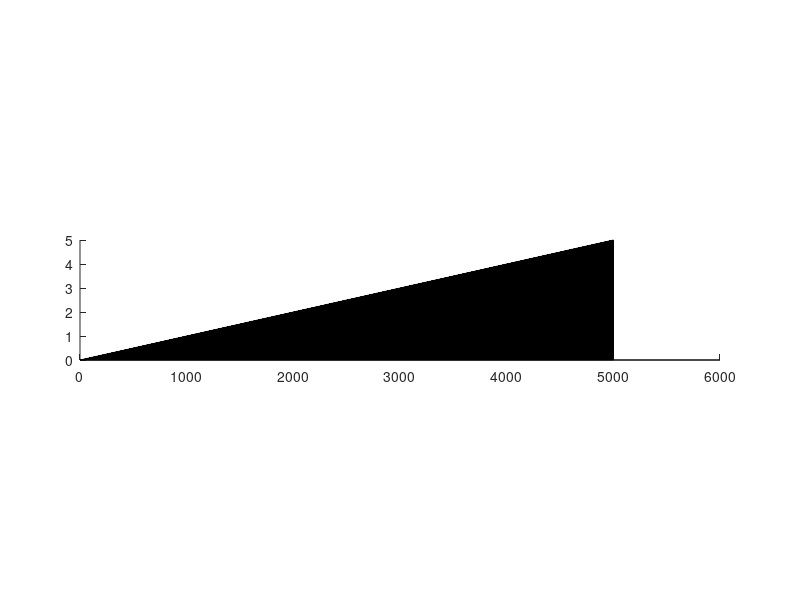

Write the MATLAB code that produced this figure. (Note: this script raises an error after producing the figure.)
%%%%%%%%%%%%%%%%%%%%%%%%%%%%%%%%%%%%%%%%%%%%%%%%%%%%%%%%%%%%%%%
%
% poissonTutorial
%
% This tutorial introduces the Poisson model of stochastic
% neuronal firing.  It starts off simulating the action
% potential discharge of a hypothetical model neuron
% by generating realizations of an (approximately) poisson process.
% This shows how the model can account qualtitatively for the
% seemingly random timing of spikes recorded from neurons.
% Then, it shows how to generate samples from the poisson
% distribution using the "inverse cumulative density"
% function.
%
% This tutorial was created by David Heeger and was modified
% by Greg Horwitz (for CSH '00).
%
% Dependencies: matlab statstics toolbox               
%
% GDLH 6/6/00
% Upgraded accordingly in 2014 

%%%%%%%%%%%%%%%%%%%%%%%%%%%%%%%%%%%%%%%%%%%%%%%%%%%%%%%%%%%%%%%
%
% Initialize
%
clear;
close all;

%%%%%%%%%%%%%%%%%%%%%%%%%%%%%%%%%%%%%%%%%%%%%%%%%%%%%%%%%%%%%%%
% Generating Samples of a Poisson Process.

% A Poisson process is a member of the class of stochastic point
% processes.  It is formally defined by the following set of
% equations (here, N(t) is the number of events that have occurred
% by time 't').
%
% 1) N(0)=0
%    Translation: No spikes at the begining of time.
% 2) The process is stationary and has independent increments
%    Translation: the spike rate doesn't change over time and
% the number of spikes occurring in any interval is independent
% of the number of spikes occurring in any other (non-overlapping)
% interval.
% 3) Prob{N(h)=1} = lamba*h + o(h)
%    Translation: The probability of one event in a 'brief' window of
% time is a constant, 'lambda' multiplied by the duration of the window.
% 4) Prob{N(h)>1} = o(h)
%    Translation: The probability of more than one spike in a 'short'
% window of time is vanishingly small, or '0' in the limit.
%
% The Poisson model occurs very naturally in situations in which a
% large number of independent components all have the capacity
% for generating an event, but none of them are very likely to do so
% at a given time.
%
% The arrival of telephone calls to a given telephone operator can be
% well modeled by a Poisson process, for instance.
%
% Early neurophysiologists were struck by the irregularity spike trains
% recorded from neurons in vivo and thus the Poisson model of neural
% firing was born.  Even these early neurophysiologists were aware
% that *real* neurons are strictly stationary and don't have strictly
% independent increments.  Still, these violations aside, it's remarkable
% how far the Poisson model can go towards explaining firing variability
% of cortical neurons.
%
% One of the easiest ways to generate a Poisson spike train is to rely
% on the approximation:
%
%    Prob{1 spike during (t,t+deltaT)} = r(t)*deltaT
%
% where r(t) is the instantaneous firing rate and deltaT is again
% the time step.  Notice how similar this looks to equation 3) in the
% definition of the Poisson process above.  This approximation is only
% valid when deltaT is very short so that there is essentially no chance
% that the neuron would fire more than one spike in any given time interval.

% Let's begin by choosing a time step and by choosing an average
% firing rate.

deltaT=1e-3; 			% 1e-3 secs = 1 msec
rate=50;				% 50 spikes/sec
duration=5;				% 5 sec simulation
times=[0:deltaT:duration];

% Now that everything is set up, we're going to choose a bunch of random
% numbers, one for each time step, unformly distributed between 0 and 1.
% The idea here is that at each moment in time (where 'moment' means
% an epoch of time that is 'deltaT' in duration) we are going to check
% whether our model neuron fires a spike or not.

xr=rand(size(times));

% Finally, insert a spike whenever the probability of firing
% (rate*deltaT) is greater than the corresponding random number:

neuralResponse = (rate*deltaT) > xr;
figure;
axes('position',[.1,.4,.8, .2]);
bar(times,neuralResponse,1.0);
axis tight;
set(gca,'TickDir','out');
xlabel('Time (sec)')
ylabel('Neural response')

% See, it looks kind of like a spike train.  Some of the spikes are
% probably so close together they look like a single spike.  You
% stretch the figure window to make it look better.

% A remarkable property of the Poisson process is that the interspike
% intervals are distributed exponentially.  This is a neat result and
% worth thinking about.  It's also worth mentioning that the converse
% is *not* true: just because interspike intervals are distributed
% exponentially does *not* mean that the spikes are well described
% by a Poisson process.  For one thing, the interspike intervals could
% have some sort of weird dependence on each one other.  The hallmark of
% the Poisson process is that every instant of time is independent of
% every other instant, precluding this kind of dependence.

% In the next section we'll show that spike train that we just simulated
% has roughly exponentially distributed interspike intervals, just as we'd
% expect.

% First, get the spike times (in msec)

spikeTimes=find(neuralResponse)*deltaT*1000;

% Then, the spike intervals (difference between adjacent spike
% times).

spikeIntervals=spikeTimes(2:length(spikeTimes))-...
    spikeTimes(1:length(spikeTimes)-1);

% Compute a histogram of the spike intervals, normalized to unit
% volume.

clf;
binsize=1;
x=[1:binsize:100];
intervalDist=hist(spikeIntervals(spikeIntervals<100),x);
intervalDist=intervalDist/sum(intervalDist)/binsize;
bar(x,intervalDist);

% As promised, the historgram looks like an exponential probability
% distribution.  For verificiation, we'll superimpose the exponential
% probability density function.

y=exppdf(x,1/(rate*deltaT));
axis([min(x) max(x) 0 max(y)]);
xlabel('Interspike interval');
ylabel('Probability');
hold on;
plot(x,y);
hold off;

% If a neuron acts like a Poisson process, the number of spikes
% fired in a window of length 't' has a Poisson distribution with
% parameter lambda*t, where lambda is the firing rate per unit time.
% This is a point of confusion for some people: the distribution of
% interspike intervals is *exponential* and the distribution of
% spike counts is *Poisson*.  In the next section we'll examine the
% Poisson distribution directly.

% Here are some things for you to do:
%
% - Try simulating a longer stimulus duration (e.g., 10 secs
%   instead of 1) and recomputed the interspike interval
%   histogram.
%
% - Try running this simulation a lot of times, keeping track of
%   the spike count each time.  Compute the mean spike count and
%   the variance in the spike count across these repeated trials.
%   Plot a histogram of the spike counts across these repeated
%   trials.
%
% - Try to simulate a nonhomogeneous Poisson process.  For
%   example, choose the instantaneous rate function to be a 2 Hz
%   sinusoid that modulates between 0 and 50 spikes/sec.
%
% - Try running a lot of repeated simulations of the
%   nonhomogeneous Poisson process, computing the mean spike count,
%   and the variance in the spike count, and plot a histogram of the
%   spike counts across these repeated trials.
%
% - If you want more information about Poisson processes you might
%   want to check out GamSpikeTrainTutorial.m.

%%%%%%%%%%%%%%%%%%%%%%%%%%%%%%%%%%%%%%%%%%%%%%%%%%%%%%%%%%%%%%%
% Generating Samples of a Random Variable

% We want to draw random numbers from a particular probability
% distribution.  For example, imagine that we are simulating
% repeated trials of an neurophysiology experiment in which we
% want to generate random numbers corresponding to how the spike
% count varies from one trial of the experiment to the next.  The
% 'rand' function returns random numbers that are uniformly
% distributed over [0,1].  And the 'randn' function returns
% random numbers that are normally (Gaussian) distributed.  But
% there is no randp function that returns Poisson distributed
% random numbers.

% The trick is to use the 'rand' function in conjunction with the
% inverse of the desired cumulative distribution function,
% 'poissinv' in this case.

% Let's begin by plotting the Poisson probability density
% function for an average spike count of 3.
meanSpikeCount=3;
x=[0:0.01:10];
pdf=poisspdf(x,meanSpikeCount);
plot(x,pdf);
xlabel('Spike count');
ylabel('Probability');

% Notice that the Poisson density takes on nonzero probabilities
% only at integer spike counts.  This makes perfect sense since
% we are trying to model spike counts.  There's no such thing as
% half a spike.  It's kind of like being half pregnant.

% Next, let's plot the cumulative Poisson distribution.
cdf=poisscdf(x,meanSpikeCount);
plot(x,cdf)
xlabel('Spike count')
ylabel('Cumulative probability')

% The staircase shape is again due to the fact that you can't
% have a fractional spike count.

% Now we can use the inverse of this cumulative distribution
% function to generate Poisson distributed random draws as
% follows: (1) pick a (uniformaly distributed) random number
% between 0 and 1, and (2) run that number through the inverse of
% the desired cumulative distribution.  In our example, starting
% with the random number 0.1 would yield a spike count of 1 (look
% at the graph to see why).  Likewise, starting with the random
% number 0.8 would yield a spike count of 4.

poissinv(0.1,meanSpikeCount)
poissinv(0.8,meanSpikeCount)

% Start by generating a bunch (1000) of uniformly distributed
% random numbers, and then run each of them through the inverse
% of the cumulative distribution function.  For each of the 1000
% trials we get a simulated spike count.

xr=rand(1,1000);
spikeCounts = poissinv(xr,meanSpikeCount);

% Let's make sure that we get the mean spike count and the
% variance in the spike count that we expect to get (we set
% the mean spike count to '3', and a property of the Poisson
% distribution is that the mean is always equal to the variance).

mean(spikeCounts)
var(spikeCounts)
fano=var(spikeCounts)/mean(spikeCounts)

% Plot a spike count histogram

x=[0:10];
hist(spikeCounts,x)
axis([min(x) max(x) 0 250])
xlabel('Spike count')
ylabel('Probability')

% Plot a normalized histogram for comparison with the Poisson
% pdf:

spikeCountHist=hist(spikeCounts,x)/1000;
bar(x,spikeCountHist)
axis([min(x) max(x) 0 0.25])
xlabel('Spike count')
ylabel('Probability')
hold on;
y=poisspdf(x,meanSpikeCount);
plot(x,y);
hold off;

% Here are some things for you to do:
%
% - Try changing the meanSpikeCount.  How big does the mean spike
%   count have to be for the distribution to look normal
%   (Gaussian).
%
% - Try increasing the number of trials in the simulation.  You
%   should be able to get the Fano factor arbitrarily close to 1.
%
% - Try generating random samples from an exponential
%   distribution as if you were trying to choose a bunch of
%   interspike intervals.
